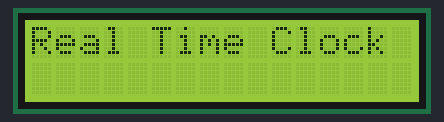
Bench run of a program on a simulated ESP8266 (NodeMCU). On the bench: 16×2 character LCD. The local clock reads 2024-03-15 10:24:30 at power-on unless the program sets it; what the program prints to the serial monitor is not drawn.

Above: at 0.1 s.
At 3.2 s:
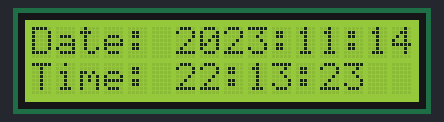
At 7.3 s:
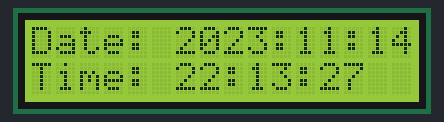
At 11.4 s:
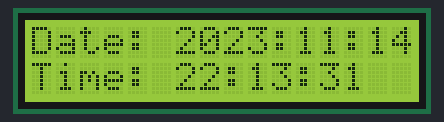
At 20.8 s:
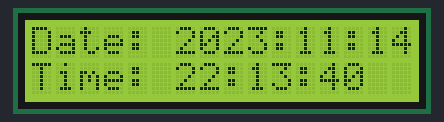
At 38.3 s:
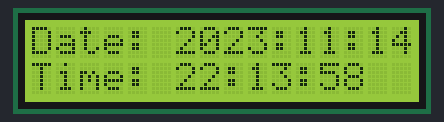

Measured:
- what the display in image 1 shows lasts 1.0 s, from 3.1 s to 4.1 s

The program:

main.cpp
```cpp
#include <Arduino.h>
#include <Wire.h> // Library for I2C communication
#include <SPI.h>  // not used here, but needed to prevent a RTClib compile error
#include "RTClib.h"
#include <LiquidCrystal_I2C.h> // Library for LCD

LiquidCrystal_I2C lcd(0x27, 16, 2);

RTC_DS3231 RTC;     // Setup an instance of DS1307 naming it RTC

void setup() {
  // put your setup code here, to run once:
  Serial.begin(9600); // Set serial port speed
  lcd.begin(4, 5);
  lcd.backlight();
  Wire.begin(); // Start the I2C
  RTC.begin();  // Init RTC
  RTC.adjust(DateTime(__DATE__, __TIME__));  // Time and date is expanded to date and time on your computer at compiletime
  Serial.print("Time and date set");
  lcd.setCursor(0, 0);
  lcd.print("Real Time Clock");
  delay(3000);
  lcd.clear();
}

void loop() {
  // put your main code here, to run repeatedly:
  DateTime now = RTC.now();

  Serial.print(now.year(), DEC);
  Serial.print('/');
  Serial.print(now.month(), DEC);
  Serial.print('/');
  Serial.print(now.day(), DEC);
  Serial.print(' ');
  Serial.print(now.hour(), DEC);
  Serial.print(':');
  Serial.print(now.minute(), DEC);
  Serial.print(':');
  Serial.print(now.second(), DEC);
  Serial.println();


  lcd.setCursor(0, 0);
  lcd.print("Date: ");
  lcd.setCursor(0, 1);
  lcd.print("Time: ");

  lcd.setCursor(6, 0);
  lcd.print(now.year(), DEC);
  lcd.print(":");
  lcd.print(now.month(), DEC);
  lcd.print(":");
  lcd.print(now.day(), DEC);

  lcd.setCursor(6, 1);
  lcd.print(now.hour(), DEC);
  lcd.print(":");
  lcd.print(now.minute(), DEC);
  lcd.print(":");
  lcd.print(now.second(), DEC);
  delay(1000);
  lcd.clear();
}
```
